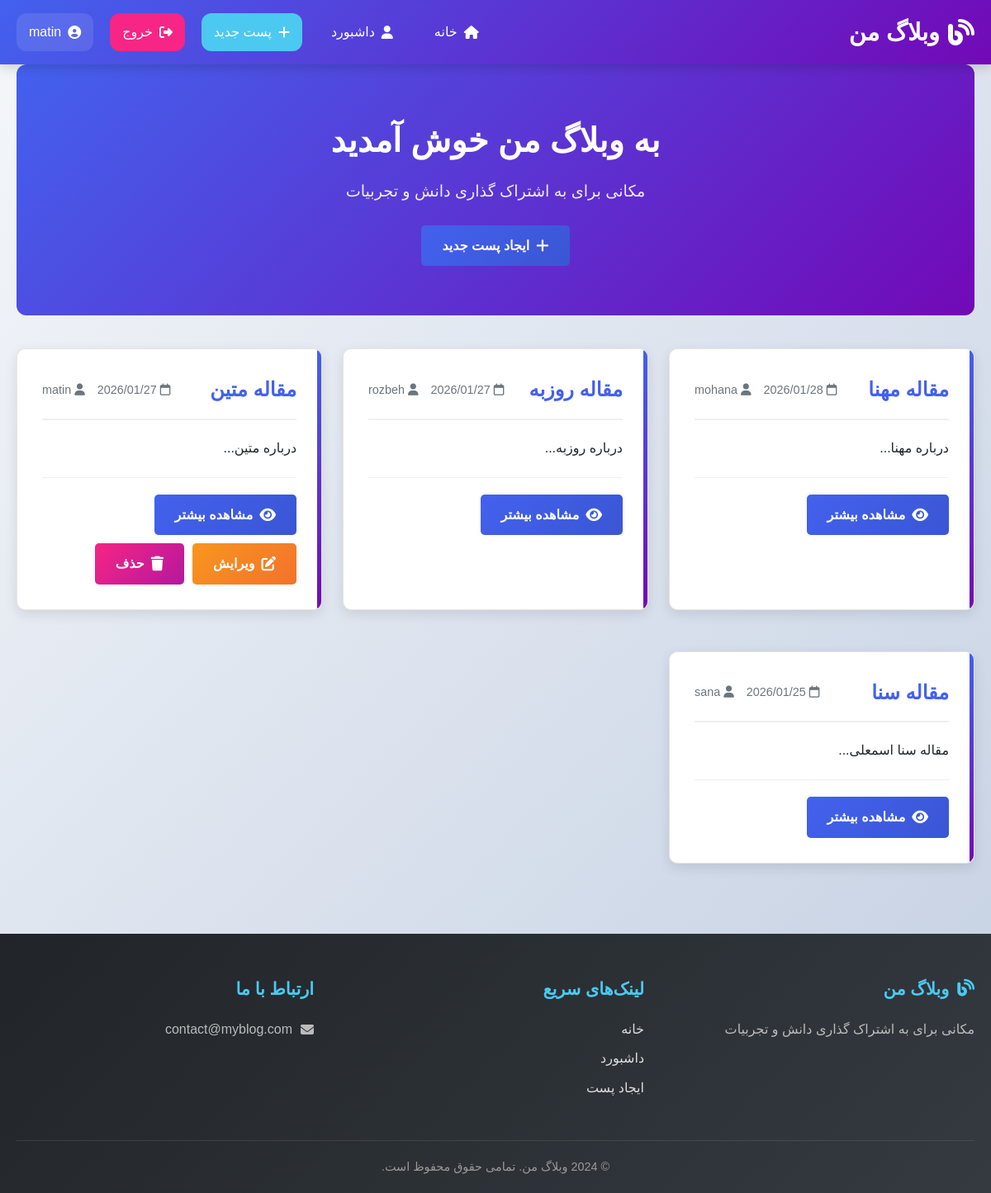
Page / (signed in) on the committed database.
### blog_flask/app.py (models this page shows, shortened)
class User(UserMixin, db.Model):
    id = db.Column(db.Integer , primary_key=True)
    username = db.Column(db.String(80) , unique = True , nullable=False)
    email = db.Column(db.String(120) , unique =  True , nullable=False)
    password_hash = db.Column(db.String(120), nullable=False)
    posts = db.relationship("Post" , backref = "author_rel" , lazy = True)  # تغییر نام backref
    comments = db.relationship("Comment" , backref = "author_rel" , lazy = True)

class Post(db.Model):
    __tablename__ = 'posts'
    id = db.Column(db.Integer, primary_key=True)
    title = db.Column(db.String(200), nullable=False)
    content = db.Column(db.Text, nullable=False)
    author_id = db.Column(db.Integer, db.ForeignKey('user.id'), nullable=False)  # اصلاح شد به 'user.id'
    created_at = db.Column(db.DateTime, default=datetime.now)
    updated_at = db.Column(db.DateTime, default=datetime.now, onupdate=datetime.now)
    author = db.relationship('User', backref=db.backref('user_posts', lazy=True))
    comments = db.relationship('Comment', backref='post', lazy=True, cascade='all, delete-orphan')

### blog_flask/app.py (the view)
@app.route('/')
def index():
    posts = Post.query.order_by(Post.created_at.desc()).all()
    return render_template("index.html", posts = posts)

### blog_flask/app.py (called while the page is built)
@login_manager.user_loader
def load_user(user_id):
    return User.query.get(int(user_id))

### blog_flask/templates/index.html (shortened to what this page needs)
{% extends "base.html" %}
{% block content %}
<div class="hero-section">
    <div class="hero-content">
        <h1>به وبلاگ من خوش آمدید</h1>
        <p>مکانی برای به اشتراک گذاری دانش و تجربیات</p>
        {% if current_user.is_authenticated %}
            <a href="{{ url_for('create_post') }}" class="btn btn-primary">
                <i class="fas fa-plus"></i> ایجاد پست جدید
            </a>
        {% else %}
            <a href="{{ url_for('register') }}" class="btn btn-primary">
                <i class="fas fa-user-plus"></i> شروع کنید
            </a>
        {% endif %}
    </div>
</div>
{% if posts %}
    <div class="posts-grid">
        {% for post in posts %}
        <div class="card post-card">
            <div class="post-header">
                <h2 class="post-title">{{ post.title }}</h2>
                <div class="post-meta">
                    <span><i class="far fa-calendar"></i> {{ post.created_at.strftime('%Y/%m/%d') }}</span>
                    <span><i class="fas fa-user"></i> {{ post.author.username }}</span>
                </div>
            </div>
            <div class="post-content">
                {{ post.content[:200] }}...
            </div>
            <div class="post-actions">
                <a href="{{ url_for('post_detail', id=post.id) }}" class="btn btn-primary btn-small">
                    <i class="fas fa-eye"></i> مشاهده بیشتر
                </a>
                {% if current_user.is_authenticated and post.author == current_user %}
                    <a href="{{ url_for('edit_post', id=post.id) }}" class="btn btn-warning btn-small">
                        <i class="fas fa-edit"></i> ویرایش
                    </a>
                    <a href="{{ url_for('delete_post', id=post.id) }}"
                    class="btn btn-danger btn-small"
                    onclick="return confirm('آیا از حذف این پست مطمئن هستید؟')">
                        <i class="fas fa-trash"></i> حذف
                    </a>
                {% endif %}
            </div>
        </div>
        {% endfor %}
    </div>
{% endif %}
{% endblock %}

### blog_flask/templates/base.html (shortened to what this page needs)
<!DOCTYPE html>
<html lang="fa" dir="rtl">
<head>
    <link rel="stylesheet" href="{{ url_for('static', filename='css/style.css') }}">
    <link rel="stylesheet" href="https://cdnjs.cloudflare.com/ajax/libs/font-awesome/6.4.0/css/all.min.css">
    <link href="https://cdn.jsdelivr.net/gh/rastikerdar/vazirmatn@v33.003/Vazirmatn-font-face.css" rel="stylesheet">
</head>
<body>
    <nav class="navbar">
        <div class="container">
            <a href="{{ url_for('index') }}" class="logo">
                <i class="fas fa-blog"></i> وبلاگ من
            </a>
            <div class="nav-links">
                <a href="{{ url_for('index') }}" class="nav-link {{ 'active' if request.endpoint == 'index' }}">
                    <i class="fas fa-home"></i> خانه
                </a>
                {% if current_user.is_authenticated %}
                    <a href="{{ url_for('dashboard') }}" class="nav-link {{ 'active' if request.endpoint == 'dashboard' }}">
                        <i class="fas fa-user"></i> داشبورد
                    </a>
                    <a href="{{ url_for('create_post') }}" class="nav-link btn-new-post {{ 'active' if request.endpoint == 'create_post' }}">
                        <i class="fas fa-plus"></i> پست جدید
                    </a>
                    <a href="{{ url_for('logout') }}" class="nav-link btn-logout">
                        <i class="fas fa-sign-out-alt"></i> خروج
                    </a>
                    <span class="user-welcome">
                        <i class="fas fa-user-circle"></i> {{ current_user.username }}
                    </span>
                {% endif %}
            </div>
        </div>
    </nav>
    <main class="container">
        {% block content %}{% endblock %}
    </main>
    <footer class="footer">
        <div class="container">
            <div class="footer-content">
                <div class="footer-section">
                    <h3><i class="fas fa-blog"></i> وبلاگ من</h3>
                    <p>مکانی برای به اشتراک گذاری دانش و تجربیات</p>
                </div>
                <div class="footer-section">
                    <h3>لینک‌های سریع</h3>
                    <a href="{{ url_for('index') }}">خانه</a>
                    {% if current_user.is_authenticated %}
                        <a href="{{ url_for('dashboard') }}">داشبورد</a>
                        <a href="{{ url_for('create_post') }}">ایجاد پست</a>
                    {% endif %}
                </div>
                <div class="footer-section">
                    <h3>ارتباط با ما</h3>
                    <p><i class="fas fa-envelope"></i> contact@myblog.com</p>
                </div>
            </div>
            <div class="footer-bottom">
                <p>© 2024 وبلاگ من. تمامی حقوق محفوظ است.</p>
            </div>
        </div>
    </footer>
</body>
</html>

### blog_flask/static/css/style.css (style rules this page uses)
* { margin: 0; padding: 0; box-sizing: border-box; }
:root { --primary: #4361ee; --primary-dark: #3a56d4; --secondary: #7209b7; --success: #4cc9f0; --danger: #f72585; --warning: #f8961e; --light: #f8f9fa; --dark: #212529; --gray: #6c757d; --border-radius: 12px; --box-shadow: 0 4px 20px rgba(0, 0, 0, 0.1); --transition: all 0.3s ease; }
body { font-family: 'Vazirmatn', sans-serif; background: linear-gradient(135deg, #f5f7fa 0%, #c3cfe2 100%); min-height: 100vh; color: var(--dark); line-height: 1.6; }
.container { max-width: 1200px; margin: 0 auto; padding: 0 20px; }
.navbar { background: linear-gradient(135deg, var(--primary) 0%, var(--secondary) 100%); color: white; padding: 1rem 0; position: sticky; top: 0; z-index: 1000; box-shadow: 0 2px 15px rgba(0, 0, 0, 0.2); }
.navbar .container { display: flex; justify-content: space-between; align-items: center; }
.logo { font-size: 1.8rem; font-weight: bold; color: white; text-decoration: none; display: flex; align-items: center; gap: 10px; }
.logo i { font-size: 2rem; }
.nav-links { display: flex; align-items: center; gap: 20px; }
.nav-link { color: white; text-decoration: none; padding: 10px 15px; border-radius: var(--border-radius); display: flex; align-items: center; gap: 8px; transition: var(--transition); }
.btn-new-post { background: var(--success); }
.btn-logout { background: var(--danger); }
.user-welcome { display: flex; align-items: center; gap: 8px; padding: 10px 15px; background: rgba(255, 255, 255, 0.1); border-radius: var(--border-radius); }
main { padding: 40px 0; min-height: calc(100vh - 200px); }
.card { background: white; border-radius: var(--border-radius); padding: 25px; margin-bottom: 25px; box-shadow: var(--box-shadow); transition: var(--transition); border: 1px solid rgba(0, 0, 0, 0.1); }
.post-card { position: relative; overflow: hidden; }
.post-card::before { content: ''; position: absolute; top: 0; right: 0; width: 5px; height: 100%; background: linear-gradient(to bottom, var(--primary), var(--secondary)); }
.post-header { display: flex; justify-content: space-between; align-items: center; margin-bottom: 20px; padding-bottom: 15px; border-bottom: 2px solid #f0f0f0; }
.post-title { color: var(--primary); font-size: 1.5rem; font-weight: bold; }
.post-meta { color: var(--gray); font-size: 0.9rem; display: flex; align-items: center; gap: 15px; }
.post-content { margin-bottom: 20px; line-height: 1.8; }
.btn { display: inline-flex; align-items: center; gap: 10px; padding: 12px 24px; border: none; border-radius: var(--border-radius); font-family: 'Vazirmatn', sans-serif; font-size: 1rem; font-weight: bold; cursor: pointer; transition: var(--transition); text-decoration: none; }
.btn i { font-size: 1.1rem; }
.btn-primary { background: linear-gradient(135deg, var(--primary) 0%, var(--primary-dark) 100%); color: white; }
.btn-danger { background: linear-gradient(135deg, #f72585 0%, #b5179e 100%); color: white; }
.btn-warning { background: linear-gradient(135deg, #f8961e 0%, #f3722c 100%); color: white; }
.btn-small { padding: 8px 16px; font-size: 0.9rem; }
.footer { background: linear-gradient(135deg, var(--dark) 0%, #343a40 100%); color: white; padding: 50px 0 20px; margin-top: 60px; }
.footer-content { display: grid; grid-template-columns: repeat(auto-fit, minmax(250px, 1fr)); gap: 40px; margin-bottom: 40px; }
.footer-section h3 { color: var(--success); margin-bottom: 20px; font-size: 1.3rem; display: flex; align-items: center; gap: 10px; }
.footer-section a { color: #ddd; text-decoration: none; display: block; margin-bottom: 10px; transition: var(--transition); }
.footer-section p { color: #bbb; margin-bottom: 15px; display: flex; align-items: center; gap: 10px; }
.footer-bottom { text-align: center; padding-top: 20px; border-top: 1px solid rgba(255, 255, 255, 0.1); color: #999; font-size: 0.9rem; }
.card { animation: fadeIn 0.6s ease; }
.card { background: white; border-radius: 10px; padding: 30px; box-shadow: 0 5px 15px rgba(0, 0, 0, 0.1); }
.btn { padding: 12px 25px; border: none; border-radius: 5px; font-size: 16px; font-weight: 600; cursor: pointer; transition: all 0.3s; display: inline-flex; align-items: center; gap: 8px; font-family: 'Vazir', sans-serif; }
.btn-primary { background-color: var(--primary); color: white; }

### rows in the picture
User: username "matin"
Post: title "مقاله مهنا", created_at "2026/01/28", author.username "mohana", content "درباره مهنا"
Post: title "مقاله روزبه", created_at "2026/01/27", author.username "rozbeh", content "درباره روزبه"
Post: title "مقاله متین", created_at "2026/01/27", author.username "matin", content "درباره متین"
Post: title "مقاله سنا", created_at "2026/01/25", author.username "sana", content "مقاله سنا اسمعلی"
